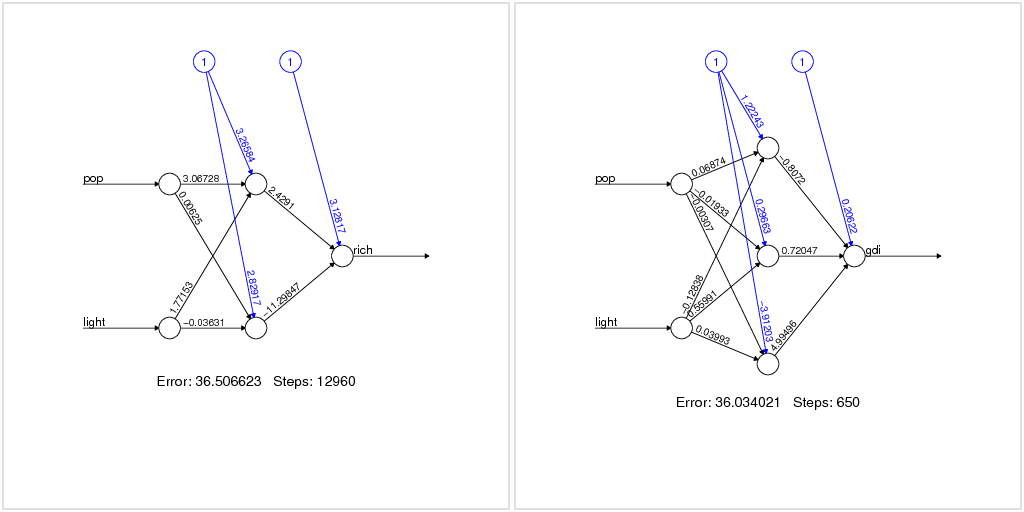

Generate this figure with R:

data <- read.table("../output/gdipattern_files/gdipatterns.txt");
colnames(data)[1] <- "pop";
colnames(data)[2] <- "light";
colnames(data)[3] <- "gdi";

summary(data)

library(neuralnet);
data$rich = round(data$gdi) > 2.5;
nn1 <- neuralnet(rich ~ pop+light, data=data, hidden=2, threshold=0.1, err.fct="ce", act.fct="logistic", linear.output=FALSE);
plot(nn1);

nn2 <- neuralnet(gdi ~ pop+light, data=data, hidden=3, err.fct="sse", threshold=0.5, act.fct="logistic", linear.output=TRUE);
plot(nn2);

library(nnet);
#nn2 <- nnet(gdi ~ pop + light, data=data, size=2, entropy=FALSE, linout=TRUE );
#summary(nn2)
data$classes = class.ind( round(data$gdi) );
nn3 <- nnet(classes ~ pop + light, data=data, size=2, entropy=TRUE );
summary(nn3)
